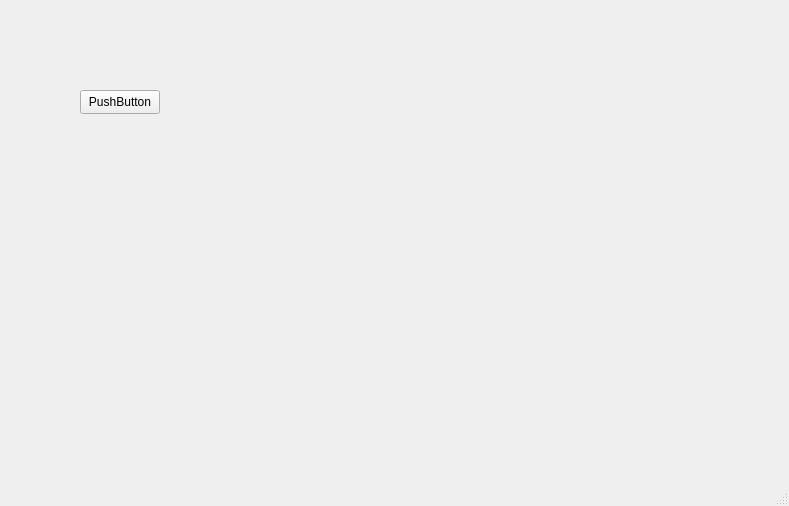
<?xml version="1.0" encoding="UTF-8"?>
<ui version="4.0">
 <class>MainWindow</class>
 <widget class="QMainWindow" name="MainWindow">
  <property name="geometry">
   <rect>
    <x>0</x>
    <y>0</y>
    <width>789</width>
    <height>506</height>
   </rect>
  </property>
  <property name="windowTitle">
   <string>MainWindow</string>
  </property>
  <widget class="QWidget" name="centralwidget">
   <widget class="QPushButton" name="pushButton">
    <property name="geometry">
     <rect>
      <x>80</x>
      <y>90</y>
      <width>80</width>
      <height>24</height>
     </rect>
    </property>
    <property name="text">
     <string>PushButton</string>
    </property>
   </widget>
  </widget>
  <widget class="QMenuBar" name="menubar">
   <property name="geometry">
    <rect>
     <x>0</x>
     <y>0</y>
     <width>789</width>
     <height>21</height>
    </rect>
   </property>
  </widget>
  <widget class="QStatusBar" name="statusbar"/>
 </widget>
 <resources/>
 <connections/>
</ui>
